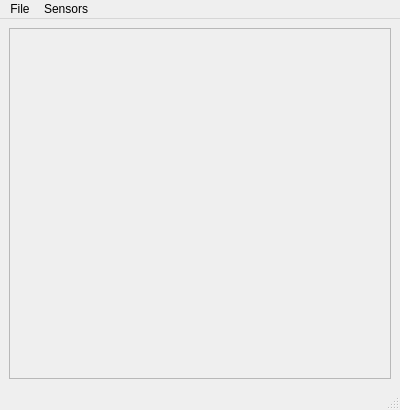
<?xml version="1.0" encoding="UTF-8"?>
<ui version="4.0">
 <class>MainWindow</class>
 <widget class="QMainWindow" name="MainWindow">
  <property name="geometry">
   <rect>
    <x>0</x>
    <y>0</y>
    <width>400</width>
    <height>410</height>
   </rect>
  </property>
  <property name="minimumSize">
   <size>
    <width>400</width>
    <height>160</height>
   </size>
  </property>
  <property name="maximumSize">
   <size>
    <width>400</width>
    <height>450</height>
   </size>
  </property>
  <property name="windowTitle">
   <string>MainWindow</string>
  </property>
  <widget class="QWidget" name="centralwidget">
   <layout class="QHBoxLayout" name="horizontalLayout">
    <item>
     <layout class="QVBoxLayout" name="centralLayout">
      <item>
       <widget class="QScrollArea" name="scrollArea">
        <property name="widgetResizable">
         <bool>true</bool>
        </property>
        <widget class="QWidget" name="scrollAreaWidgetContents">
         <property name="geometry">
          <rect>
           <x>0</x>
           <y>0</y>
           <width>374</width>
           <height>333</height>
          </rect>
         </property>
         <layout class="QVBoxLayout" name="verticalLayout">
          <item>
           <spacer name="verticalSpacer">
            <property name="orientation">
             <enum>Qt::Vertical</enum>
            </property>
            <property name="sizeHint" stdset="0">
             <size>
              <width>20</width>
              <height>40</height>
             </size>
            </property>
           </spacer>
          </item>
         </layout>
        </widget>
       </widget>
      </item>
     </layout>
    </item>
   </layout>
  </widget>
  <widget class="QMenuBar" name="menubar">
   <property name="geometry">
    <rect>
     <x>0</x>
     <y>0</y>
     <width>400</width>
     <height>26</height>
    </rect>
   </property>
   <widget class="QMenu" name="menuFile">
    <property name="title">
     <string>File</string>
    </property>
    <addaction name="actionNew"/>
    <addaction name="separator"/>
    <addaction name="actionSettings"/>
    <addaction name="separator"/>
    <addaction name="actionSave"/>
    <addaction name="actionSave_as"/>
    <addaction name="actionOpen"/>
    <addaction name="separator"/>
    <addaction name="separator"/>
    <addaction name="actionExit"/>
   </widget>
   <widget class="QMenu" name="menuSensors">
    <property name="title">
     <string>Sensors</string>
    </property>
    <addaction name="actionAdd"/>
   </widget>
   <addaction name="menuFile"/>
   <addaction name="menuSensors"/>
  </widget>
  <widget class="QStatusBar" name="statusbar"/>
  <action name="actionNew">
   <property name="text">
    <string>New</string>
   </property>
   <property name="shortcut">
    <string>Ctrl+N</string>
   </property>
  </action>
  <action name="actionSave">
   <property name="text">
    <string>Save...</string>
   </property>
   <property name="shortcut">
    <string>Ctrl+S</string>
   </property>
  </action>
  <action name="actionSave_as">
   <property name="text">
    <string>Save as...</string>
   </property>
   <property name="shortcut">
    <string>Ctrl+Shift+S</string>
   </property>
  </action>
  <action name="actionOpen">
   <property name="text">
    <string>Open...</string>
   </property>
   <property name="shortcut">
    <string>Ctrl+O</string>
   </property>
  </action>
  <action name="actionExit">
   <property name="text">
    <string>Exit</string>
   </property>
   <property name="shortcut">
    <string>Alt+X</string>
   </property>
  </action>
  <action name="actionAdd">
   <property name="text">
    <string>Add...</string>
   </property>
   <property name="shortcut">
    <string>Ctrl+A</string>
   </property>
  </action>
  <action name="actionSettings">
   <property name="text">
    <string>Settings...</string>
   </property>
   <property name="shortcut">
    <string>Ctrl+P</string>
   </property>
  </action>
 </widget>
 <resources/>
 <connections/>
</ui>
